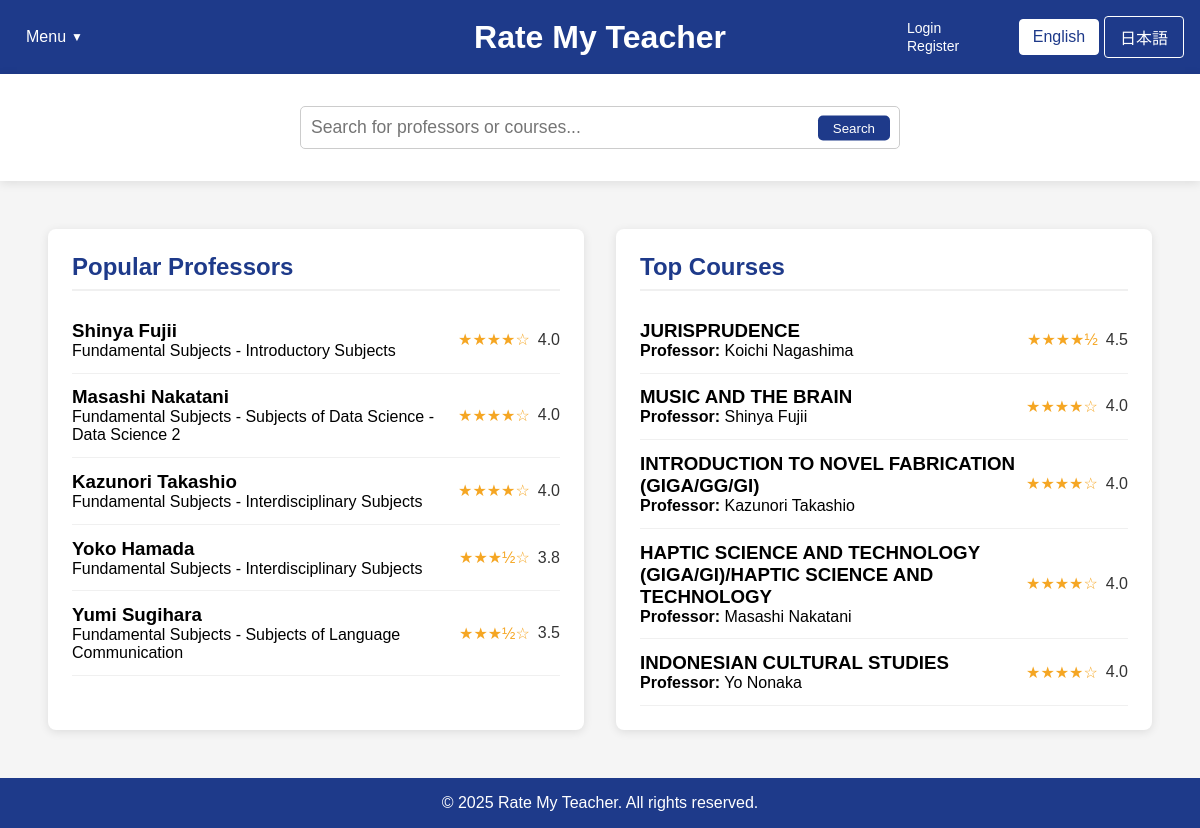
Page /home_fallback.php on the earlier database version.
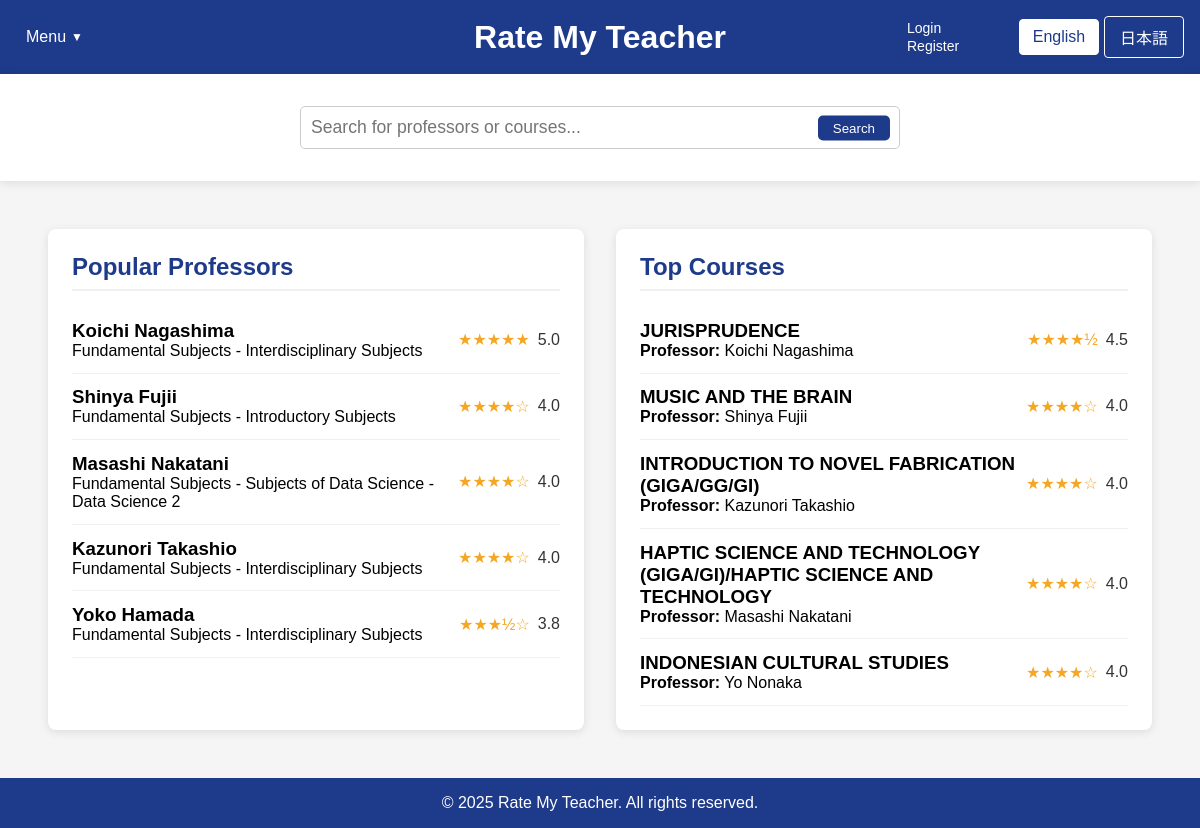
Same page on the later database version.
### tables this page shows
CREATE TABLE professors (
        id INTEGER PRIMARY KEY AUTOINCREMENT,
        name TEXT NOT NULL,
        department TEXT,
        bio TEXT,
        avg_content_quality REAL DEFAULT 0,
        avg_difficulty REAL DEFAULT 0,
        overall_rating REAL DEFAULT 0,
        review_count INTEGER DEFAULT 0
    );

CREATE TABLE courses (
        id INTEGER PRIMARY KEY AUTOINCREMENT,
        name TEXT NOT NULL,
        course_code TEXT,
        description TEXT,
        professor_id INTEGER,
        semester TEXT,
        avg_content_quality REAL DEFAULT 0,
        avg_difficulty REAL DEFAULT 0,
        overall_rating REAL DEFAULT 0,
        review_count INTEGER DEFAULT 0,
        FOREIGN KEY (professor_id) REFERENCES professors(id) ON DELETE SET NULL
    );

### home_fallback.php (the view, shortened to what the changed rows need)
<?php
$isLoggedIn = isset($_SESSION["loggedin"]) && $_SESSION["loggedin"] === true;
require_once 'config.php';
function getTopProfessors($limit = 5) {
    global $conn;
    $professors = [];
    try {
        $ratingCount = 0;
        $ratingCheckResult = $conn->query("SELECT COUNT(*) as count FROM ratings");
        if ($ratingCheckResult) {
            $ratingCountRow = $ratingCheckResult->fetchArray(SQLITE3_ASSOC);
            $ratingCount = $ratingCountRow['count'];
        }
        if ($ratingCount > 0) {
            $hasProfRatingColumns = false;
            $columnsResult = $conn->query("PRAGMA table_info(professors)");
            while ($col = $columnsResult->fetchArray(SQLITE3_ASSOC)) {
                if ($col['name'] === 'avg_content_quality' || $col['name'] === 'overall_rating') {
                    $hasProfRatingColumns = true;
                    break;
                }
            }
            if ($hasProfRatingColumns) {
                $stmt = $conn->prepare("
                    SELECT id, name, department,
                           COALESCE(overall_rating, (avg_content_quality + avg_difficulty) / 2) as avg_rating,
                           COALESCE(avg_content_quality, 0) as avg_content_quality,
                           COALESCE(avg_difficulty, 0) as avg_difficulty,
                           COALESCE(review_count, 0) as review_count
                    FROM professors
                    WHERE COALESCE(review_count, 0) > 0
                    ORDER BY avg_rating DESC, review_count DESC
                    LIMIT :limit
                ");
            }
            $stmt->bindValue(':limit', $limit, SQLITE3_INTEGER);
            $result = $stmt->execute();
            while ($row = $result->fetchArray(SQLITE3_ASSOC)) {
                if (isset($row['avg_rating']) && $row['avg_rating'] !== null) {
                    $row['avg_rating'] = number_format((float)$row['avg_rating'], 1);
                } else {
                    $row['avg_rating'] = "N/A";
                }
                $professors[] = $row;
            }
        }
    } catch (Exception $e) {
        error_log("Error fetching top professors: " . $e->getMessage());
    }
    return $professors;
}
function getTopCourses($limit = 5) {
    global $conn;
    $courses = [];
    try {
        $ratingCount = 0;
        $ratingCheckResult = $conn->query("SELECT COUNT(*) as count FROM ratings");
        if ($ratingCheckResult) {
            $ratingCountRow = $ratingCheckResult->fetchArray(SQLITE3_ASSOC);
            $ratingCount = $ratingCountRow['count'];
        }
        if ($ratingCount > 0) {
            $hasCourseRatingColumns = false;
            $columnsResult = $conn->query("PRAGMA table_info(courses)");
            while ($col = $columnsResult->fetchArray(SQLITE3_ASSOC)) {
                if ($col['name'] === 'avg_content_quality') {
                    $hasCourseRatingColumns = true;
                    break;
                }
            }
            if ($hasCourseRatingColumns) {
                $stmt = $conn->prepare("
                    SELECT c.id, c.name as course_name, c.course_code,
                        COALESCE(c.avg_content_quality, 0) as avg_content_quality,
                        COALESCE(c.avg_difficulty, 0) as avg_difficulty,
                        (COALESCE(c.avg_content_quality, 0) + (5 - COALESCE(c.avg_difficulty, 0))) / 2 as avg_rating,
                        COALESCE(c.review_count, 0) as review_count,
                        p.name as professor_name
                    FROM courses c
                    LEFT JOIN professors p ON c.professor_id = p.id
                    WHERE COALESCE(c.review_count, 0) > 0
                    ORDER BY avg_rating DESC, review_count DESC
                    LIMIT :limit
                ");
            }
            $stmt->bindValue(':limit', $limit, SQLITE3_INTEGER);
            $result = $stmt->execute();
            while ($row = $result->fetchArray(SQLITE3_ASSOC)) {
                if (isset($row['avg_rating']) && $row['avg_rating'] !== null) {
                    $row['avg_rating'] = number_format((float)$row['avg_rating'], 1);
                } else {
                    $row['avg_rating'] = "N/A";
                }
                $courses[] = $row;
            }
        }
    } catch (Exception $e) {
        error_log("Error fetching top courses: " . $e->getMessage());
    }
    return $courses;
}
$topProfessors = getTopProfessors(5);
$topCourses = getTopCourses(5);
?>
<!DOCTYPE html>
<html lang="en">
<head>
    <link rel="stylesheet" href="css/style.css">
</head>
<body>
    <div class="container">
        <header>
                    <?php
                    $currentLang = isset($_COOKIE['language']) && $_COOKIE['language'] == 'ja' ? 'ja' : 'en';
                    ?>
            <div class="header-center">
                <div class="logo">
                    <h1><a href="home.php" style="color: white; text-decoration: none;"><?php echo $currentLang == 'ja' ? 'Rate My Teacher' : 'Rate My Teacher'; ?></a></h1>
                </div>
            </div>
        </header>
        <main style="flex: 1; display: flex; padding: 2rem;">
            <div id="popular-professors" class="content-box" style="flex: 1; background-color: white; margin: 1rem; padding: 1.5rem; border-radius: 8px; box-shadow: 0 2px 10px rgba(0,0,0,0.1);">
                <h2><?php echo $currentLang == 'ja' ? '人気の教授' : 'Popular Professors'; ?></h2>
                <div class="professor-list">
                    <?php foreach ($topProfessors as $professor): ?>
                    <a href="professor_page_template.php?name=<?php echo urlencode(str_replace(' ', '',$professor['name'])); ?>&lang=<?php echo $currentLang; ?>" style="text-decoration: none; color: inherit;">
                        <div class="professor-item" data-id="<?php echo $isLoggedIn ? $professor['id'] : 'login-required'; ?>">
                            <div>
                                <h3><?php echo htmlspecialchars($professor['name']); ?></h3>
                                <p><?php echo htmlspecialchars($professor['department'] ?? 'Unknown Department'); ?></p>
                            </div>
                            <div class="rating">
                                <?php
                                if ($professor['avg_rating'] !== 'N/A' && $professor['avg_rating'] > 0) {
                                    $fullStars = floor($professor['avg_rating']);
                                    $hasHalfStar = $professor['avg_rating'] - $fullStars >= 0.5;
                                    echo str_repeat('★', $fullStars);
                                    echo $hasHalfStar ? '½' : '';
                                    echo str_repeat('☆', 5 - $fullStars - ($hasHalfStar ? 1 : 0));
                                    echo ' <span>' . $professor['avg_rating'] . '</span>';
                                } else {
                                    echo '☆☆☆☆☆ <span>No ratings</span>';
                                }
                                ?>
                            </div>
                        </div>
                    </a>
                    <?php endforeach; ?>
                </div>
            </div>
            <div id="top-courses" class="content-box" style="flex: 1; background-color: white; margin: 1rem; padding: 1.5rem; border-radius: 8px; box-shadow: 0 2px 10px rgba(0,0,0,0.1);">
                <h2><?php echo $currentLang == 'ja' ? '人気のコース' : 'Top Courses'; ?></h2>
                <div class="course-list">
                    <?php foreach ($topCourses as $course): ?>
                    <a href="course.php?course=<?php echo urlencode($course['course_name'] ?? $course['name']); ?>&professor=<?php echo urlencode($course['professor_name'] ?? ''); ?>&lang=<?php echo $currentLang; ?>" style="text-decoration: none; color: inherit;">
                        <div class="course-item" data-id="<?php echo $isLoggedIn ? $course['id'] : 'login-required'; ?>">
                            <div>
                                <h3><?php echo htmlspecialchars($course['course_name'] ?? $course['name']); ?></h3>
                                <p><strong>Professor:</strong> <?php echo htmlspecialchars($course['professor_name'] ?? 'Unknown Professor'); ?></p>
                            </div>
                            <div class="rating">
                                <?php
                                if ($course['avg_rating'] !== 'N/A' && $course['avg_rating'] > 0) {
                                    $fullStars = floor($course['avg_rating']);
                                    $hasHalfStar = $course['avg_rating'] - $fullStars >= 0.5;
                                    echo str_repeat('★', $fullStars);
                                    echo $hasHalfStar ? '½' : '';
                                    echo str_repeat('☆', 5 - $fullStars - ($hasHalfStar ? 1 : 0));
                                    echo ' <span>' . $course['avg_rating'] . '</span>';
                                } else {
                                    echo '☆☆☆☆☆ <span>No ratings</span>';
                                }
                                ?>
                            </div>
                        </div>
                    </a>
                    <?php endforeach; ?>
                </div>
            </div>
        </main>
    </div>
</body>
</html>

Differences in the rows shown:
no longer on this page (row unchanged): professors: name "Yumi Sugihara", department "Fundamental Subjects - Subjects of Language Communication", fullStars "★★★", shows "½", hasHalfStar "☆", avg_rating "3.5"
now on this page (row edited): professors: name "Koichi Nagashima", department "Fundamental Subjects - Interdisciplinary Subjects", fullStars "★★★★★", avg_rating "5.0"
